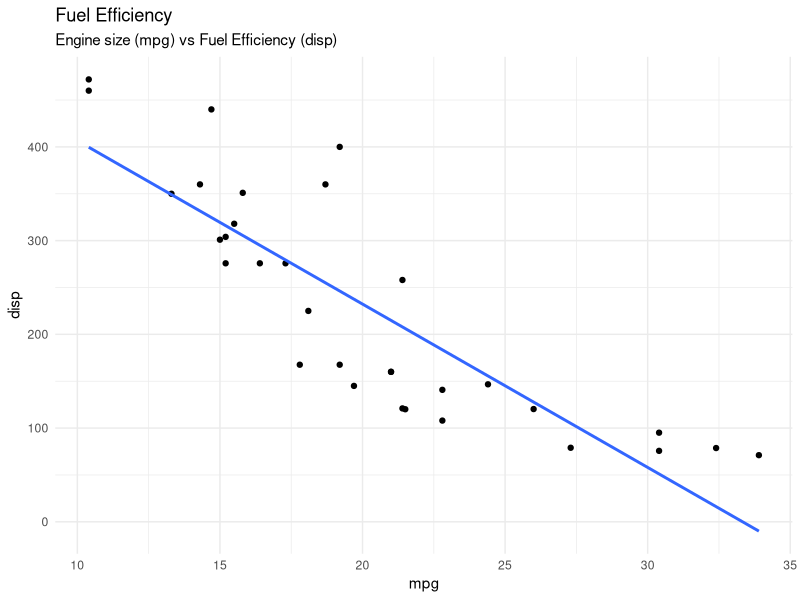

Recreate this plot in R.
## ---- chunk 1
options(htmltools.dir.version = FALSE, eval = FALSE, message = FALSE,
       fig.retina = 3)
## ---- chunk 2
library(ggplot2)

ggplot(mtcars, aes(mpg, disp)) +
  geom_point() +
  theme_minimal() +
  labs(title = "Fuel Efficiency", 
       subtitle = "Engine size (mpg) vs Fuel Efficiency (disp)") +
   geom_smooth(method='lm', level = 0)
## ---- chunk 3
model <- lm(mtcars$mpg ~ mtcars$disp)
summary(model)
## ---- chunk 4
summary(lm(mpg ~ disp + wt, data = mtcars))
## ---- chunk 5
summary(lm(mpg ~ wt + cyl, data = mtcars))
